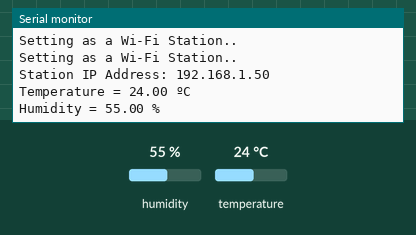
Simulated run of this sketch. Board: ESP32. On the bench: the last lines printed to the serial monitor. Inputs (shaded band) come from the test bench; at power-on: humidity 55 %, temperature 24 °C. WiFi joins after 1.5 s; servers stay silent unless stated; the local clock reads 2024-03-15 10:24:30 at power-on unless the sketch sets it.

Above: at 3.2 s.
3.3 s: humidity set to 22 %
At 4.6 s:
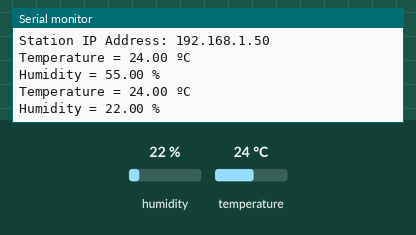
4.8 s: temperature set to 12 °C
At 6.2 s:
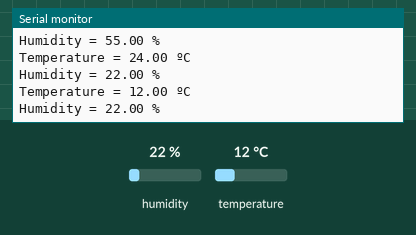
6.3 s: humidity set to 40 %
At 9.0 s:
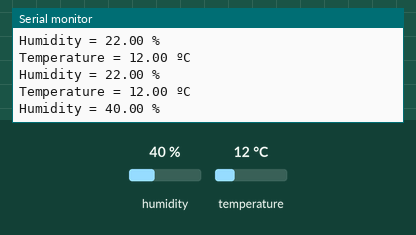
Timing chart, 0 to 10.5 s (numbered marks = the images above; inputs shaded):
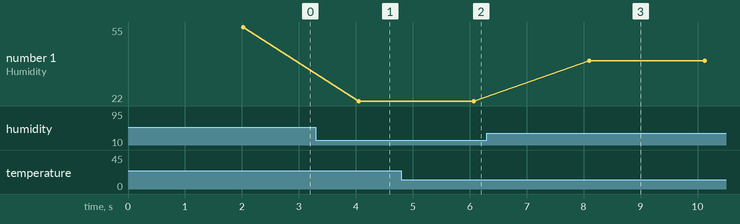

The sketch:

weather-station-esp32.ino
```cpp
#include <Wire.h>
#include <SPI.h>
#include <Adafruit_Sensor.h>
#include <WiFi.h>
#include <ESPAsyncWebServer.h>
#include "time.h"
#include "DHT.h"

#define DHTPIN 15     // Digital pin connected to the DHT sensor

#define DHTTYPE DHT11   // DHT 11

DHT dht(DHTPIN, DHTTYPE);

const char* ntpServer = "pool.ntp.org";
const long  gmtOffset_sec = 0;
const int   daylightOffset_sec = 3600;


// Replace with your network credentials
const char* ssid = "";
const char* password = "";


float temperature;
float humidity;
char lastUpdatedTime[100];


AsyncWebServer server(80);
AsyncEventSource events("/events");

unsigned long lastTime = 0;
unsigned long timerDelay = 2000;  // send readings timer

void getTemperatureReadings(){

  temperature = dht.readTemperature();
  humidity = dht.readHumidity();
}

void getFormattedDateTime(){
  struct tm timeinfo;

  if(!getLocalTime(&timeinfo)){
    Serial.println("Failed to obtain time");
    return;
  }

  strftime(lastUpdatedTime,100, "%d-%m-%Y \t %H:%M:%S", &timeinfo);
}

String processor(const String& var){
  getTemperatureReadings();
  if(var == "TEMPERATURE"){
    return String(temperature);
  }
  else if(var == "HUMIDITY"){
    return String(humidity);
  }
}

const char index_html[] PROGMEM = R"rawliteral(
<!DOCTYPE HTML><html>
<head>
  <title>Weather Station</title>
  <meta name="viewport" content="width=device-width, initial-scale=1">
  <link rel="stylesheet" href="https://use.fontawesome.com/releases/v5.7.2/css/all.css" integrity="sha384-fnmOCqbTlWIlj8LyTjo7mOUStjsKC4pOpQbqyi7RrhN7udi9RwhKkMHpvLbHG9Sr" crossorigin="anonymous">
  <link rel="icon" href="data:,">
  <style>
    html {
     font-family: Arial;
     display: inline-block;
     margin: 0px auto;
     text-align: center;
    }
    h2 { font-size: 3.0rem; }
    p { font-size: 3.0rem; }
    .units { font-size: 1.2rem; }
    .dht-labels{
      font-size: 1.5rem;
      vertical-align:middle;
      padding-bottom: 15px;
    }
  </style>
</head>
<body>
  <h2><i class="fas fa-cloud-sun" style="color:#99c1f1;"></i>
    <span>Weather Station - ESP32</span>
  </h2>
  <p>
    <i class="far fa-clock" style="color:#000000;"></i>
    <span class="dht-labels">Last Update</span><br>
    <span id="datetime"></span>
  </p>

  <p>
    <i class="fas fa-thermometer-half" style="color:#059e8a;"></i>
    <span class="dht-labels">Temperature</span><br>
    <span id="temp"></span>
    <sup class="units">&deg;C</sup>
  </p>
  <p>
    <i class="fas fa-tint" style="color:#00add6;"></i>
    <span class="dht-labels">Humidity</span><br>
    <span id="hum"></span>
    <sup class="units">%</sup>
  </p>
<script>
if (!!window.EventSource) {
 var source = new EventSource('/events');

 source.addEventListener('open', function(e) {
  console.log("Events Connected");
 }, false);
 source.addEventListener('error', function(e) {
  if (e.target.readyState != EventSource.OPEN) {
    console.log("Events Disconnected");
  }
 }, false);

 source.addEventListener('message', function(e) {
  console.log("message", e.data);
 }, false);

 source.addEventListener('temperature', function(e) {
  console.log("temperature", e.data);
  document.getElementById("temp").innerHTML = e.data;
 }, false);

 source.addEventListener('humidity', function(e) {
  console.log("humidity", e.data);
  document.getElementById("hum").innerHTML = e.data;
 }, false);

 source.addEventListener('datetime', function(e) {
  console.log("datetime", e.data);
  document.getElementById("datetime").innerHTML = e.data;
 }, false);

}
</script>
</body>
</html>)rawliteral";

void setup() {
  Serial.begin(115200);

  // Set the device as a Station and Soft Access Point simultaneously
  WiFi.mode(WIFI_AP_STA);

  // Set device as a Wi-Fi Station
  WiFi.begin(ssid, password);
  while (WiFi.status() != WL_CONNECTED) {
    delay(1000);
    Serial.println("Setting as a Wi-Fi Station..");
  }
  Serial.print("Station IP Address: ");
  Serial.println(WiFi.localIP());
  Serial.println();

  configTime(gmtOffset_sec, daylightOffset_sec, ntpServer);

  dht.begin();


  // Handle Web Server
  server.on("/", HTTP_GET, [](AsyncWebServerRequest *request){
    request->send_P(200, "text/html", index_html, processor);
  });

  // Handle Web Server Events
  events.onConnect([](AsyncEventSourceClient *client){
    if(client->lastId()){
      Serial.printf("Client reconnected! Last message ID that it got is: %u\n", client->lastId());
    }
  });
  server.addHandler(&events);
  server.begin();
}

void loop() {
  if ((millis() - lastTime) > timerDelay) {
    getFormattedDateTime();
    getTemperatureReadings();
    Serial.printf("Temperature = %.2f ºC \n", temperature);
    Serial.printf("Humidity = %.2f % \n", humidity);
    Serial.println();

    // Send Events to the Web Server with the Sensor Readings
    events.send("ping",NULL,millis());
    events.send(String(temperature).c_str(),"temperature",millis());
    events.send(String(humidity).c_str(),"humidity",millis());
    events.send(String(lastUpdatedTime).c_str(),"datetime",millis());
    lastTime = millis();
  }
}
```

Measured:
- after the input at 3.3 s, the serial monitor: prints a new line after 0.75 s (image 1)
- after the input at 4.8 s, the serial monitor: prints a new line after 1.3 s (image 2)
- after the input at 6.3 s, the serial monitor: prints a new line after 1.8 s (image 3)
- plotted number 1: 55 → 22 after the input at 3.3 s, 22 → 40 after the input at 6.3 s
